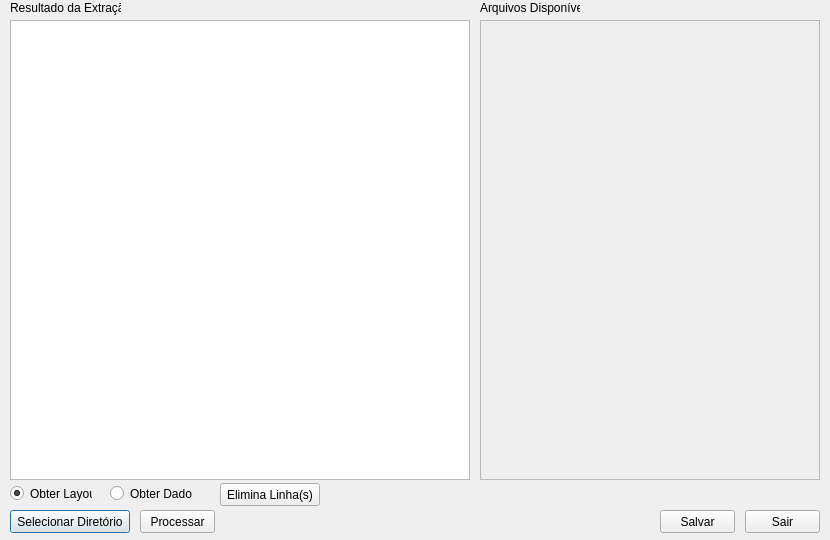
<?xml version="1.0" encoding="UTF-8"?>
<ui version="4.0">
 <class>Dialog</class>
 <widget class="QDialog" name="Dialog">
  <property name="geometry">
   <rect>
    <x>0</x>
    <y>0</y>
    <width>830</width>
    <height>540</height>
   </rect>
  </property>
  <property name="windowTitle">
   <string>Dialog</string>
  </property>
  <widget class="QPushButton" name="btnSelectPath">
   <property name="geometry">
    <rect>
     <x>10</x>
     <y>510</y>
     <width>120</width>
     <height>23</height>
    </rect>
   </property>
   <property name="text">
    <string>Selecionar Diretório</string>
   </property>
   <property name="icon">
    <iconset>
     <normalon>images/folder--arrow.png</normalon>
    </iconset>
   </property>
  </widget>
  <widget class="QPushButton" name="btnDeleteRow">
   <property name="enabled">
    <bool>true</bool>
   </property>
   <property name="geometry">
    <rect>
     <x>220</x>
     <y>483</y>
     <width>100</width>
     <height>23</height>
    </rect>
   </property>
   <property name="text">
    <string>Elimina Linha(s)</string>
   </property>
   <property name="icon">
    <iconset>
     <normalon>images/cross.png</normalon>
    </iconset>
   </property>
  </widget>
  <widget class="QScrollArea" name="saCheckBoxList">
   <property name="geometry">
    <rect>
     <x>480</x>
     <y>20</y>
     <width>340</width>
     <height>460</height>
    </rect>
   </property>
   <property name="widgetResizable">
    <bool>true</bool>
   </property>
   <widget class="QWidget" name="scrollAreaWidgetContents">
    <property name="geometry">
     <rect>
      <x>0</x>
      <y>0</y>
      <width>336</width>
      <height>456</height>
     </rect>
    </property>
   </widget>
  </widget>
  <widget class="QLabel" name="lblExtracao">
   <property name="geometry">
    <rect>
     <x>10</x>
     <y>0</y>
     <width>111</width>
     <height>16</height>
    </rect>
   </property>
   <property name="text">
    <string>Resultado da Extração</string>
   </property>
  </widget>
  <widget class="QPushButton" name="btnProcessar">
   <property name="geometry">
    <rect>
     <x>140</x>
     <y>510</y>
     <width>75</width>
     <height>23</height>
    </rect>
   </property>
   <property name="text">
    <string>Processar</string>
   </property>
   <property name="icon">
    <iconset>
     <normalon>images/gear.png</normalon>
    </iconset>
   </property>
  </widget>
  <widget class="QRadioButton" name="rb_layout">
   <property name="geometry">
    <rect>
     <x>10</x>
     <y>485</y>
     <width>82</width>
     <height>17</height>
    </rect>
   </property>
   <property name="text">
    <string>Obter Layout</string>
   </property>
   <property name="checked">
    <bool>true</bool>
   </property>
  </widget>
  <widget class="QPushButton" name="btSave">
   <property name="geometry">
    <rect>
     <x>660</x>
     <y>510</y>
     <width>75</width>
     <height>23</height>
    </rect>
   </property>
   <property name="text">
    <string>Salvar</string>
   </property>
   <property name="icon">
    <iconset>
     <normalon>images/disk.png</normalon>
    </iconset>
   </property>
  </widget>
  <widget class="QLabel" name="lblTextoLido">
   <property name="geometry">
    <rect>
     <x>480</x>
     <y>0</y>
     <width>100</width>
     <height>16</height>
    </rect>
   </property>
   <property name="text">
    <string>Arquivos Disponíveis</string>
   </property>
  </widget>
  <widget class="QPushButton" name="btnSair">
   <property name="geometry">
    <rect>
     <x>745</x>
     <y>510</y>
     <width>75</width>
     <height>23</height>
    </rect>
   </property>
   <property name="text">
    <string>Sair</string>
   </property>
   <property name="icon">
    <iconset>
     <normalon>images/door-open-out.png</normalon>
    </iconset>
   </property>
  </widget>
  <widget class="QRadioButton" name="rb_Dados">
   <property name="geometry">
    <rect>
     <x>110</x>
     <y>485</y>
     <width>82</width>
     <height>17</height>
    </rect>
   </property>
   <property name="text">
    <string>Obter Dados</string>
   </property>
  </widget>
  <widget class="QTableView" name="tbvExtratacao">
   <property name="geometry">
    <rect>
     <x>10</x>
     <y>20</y>
     <width>460</width>
     <height>460</height>
    </rect>
   </property>
  </widget>
 </widget>
 <resources/>
 <connections/>
</ui>
